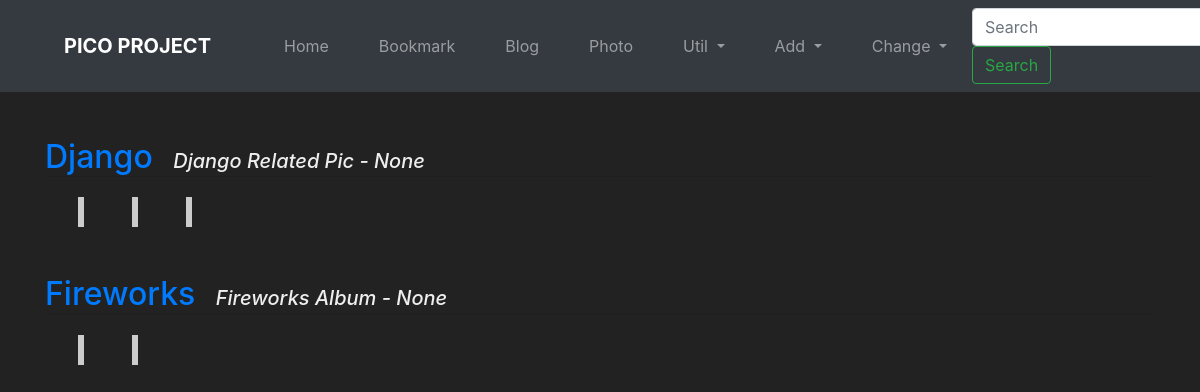
The app's page /photo/ with its own data.
### photo/models.py (models this page shows, shortened)
class Album(models.Model):
    name = models.CharField(max_length=30)
    description = models.CharField('One Line Description', max_length=100, blank=True)
    owner = models.ForeignKey(User, on_delete=models.CASCADE, verbose_name='OWNER', blank=True, null=True)
    class Meta:
        ordering = ('name',)

### photo/views.py (the view)
# urls.py: path('', views.AlbumLV.as_view(), name='index'),
class AlbumLV(ListView):
    model = Album

### photo/models.py (called while the page is built)
    def get_absolute_url(self):
        return reverse('photo:photo_detail', args=(self.id,))

### photo/templates/photo/album_list.html (shortened to what this page needs)
{% extends "base.html" %}
{% load sorl_thumbnail %}
{% block content %}
{% for item in object_list %}
    <div class="mt-5">
        <a href="{% url 'photo:album_detail' item.id %}" class="h2">{{ item.name }}</a>&emsp;
        <span class="font-italic h5">{{ item.description }} - {{ item.owner }}</span>
    </div>
    <hr style="margin: 0 0 20px 0;">
    <div class="row">
        {% for photo in item.photo_set.all|slice:":5" %}
        <div class="ml-5">
            <div class="tumbnail">
            </div>
        </div>
        {% endfor %}
    </div>
{% endfor %}
{% endblock %}

### photo/templates/photo/album_list.html (style rules this page uses)
.tumbnail { border:3px solid #ccc; }

### records on screen
Album: name "Django", description "Django Related Pic", owner "None"
Album: name "Fireworks", description "Fireworks Album", owner "None"
